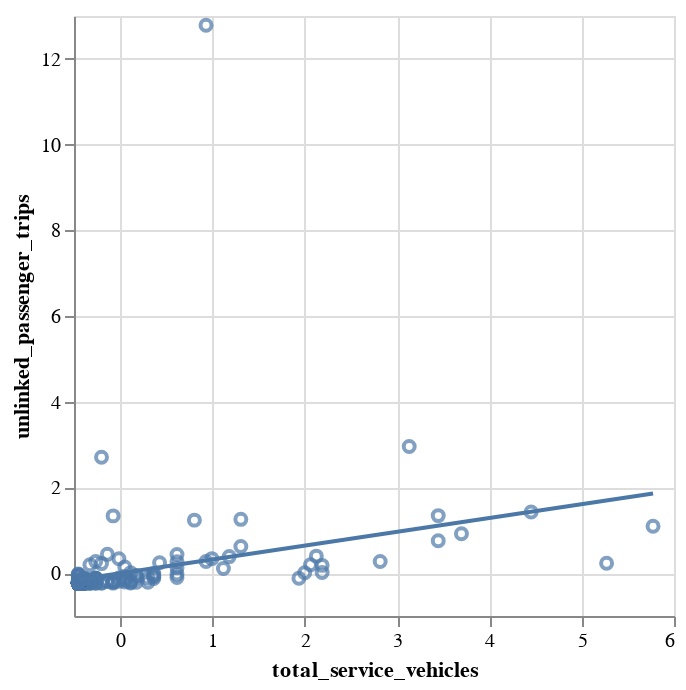

The notebook cell saved with this chart:
### Code cell
chart = alt.Chart(z_score).mark_point().encode(
    x = "total_service_vehicles",
    y = "unlinked_passenger_trips"
)

chart + chart.transform_regression("total_service_vehicles","unlinked_passenger_trips").mark_line()

### Figure 1 — Vega-Lite specification as saved in the notebook (floating-point values rounded to 4 significant figures; data arrays with more than 128 entries replaced by an {"elided": "..."} marker saying what was removed)
{"config": {"view": {"continuousWidth": 300, "continuousHeight": 300}}, "layer": [{"mark": {"type": "point"}, "encoding": {"x": {"field": "total_service_vehicles", "type": "quantitative"}, "y": {"field": "unlinked_passenger_trips", "type": "quantitative"}}}, {"mark": {"type": "line"}, "encoding": {"x": {"field": "total_service_vehicles", "type": "quantitative"}, "y": {"field": "unlinked_passenger_trips", "type": "quantitative"}}, "transform": [{"on": "total_service_vehicles", "regression": "unlinked_passenger_trips"}]}], "data": {"name": "data-922514398a2ca97e7bde97357ff854dc"}, "$schema": "https://vega.github.io/schema/vega-lite/v5.17.0.json", "datasets": {"data-922514398a2ca97e7bde97357ff854dc": {"elided": "200 records"}}}
